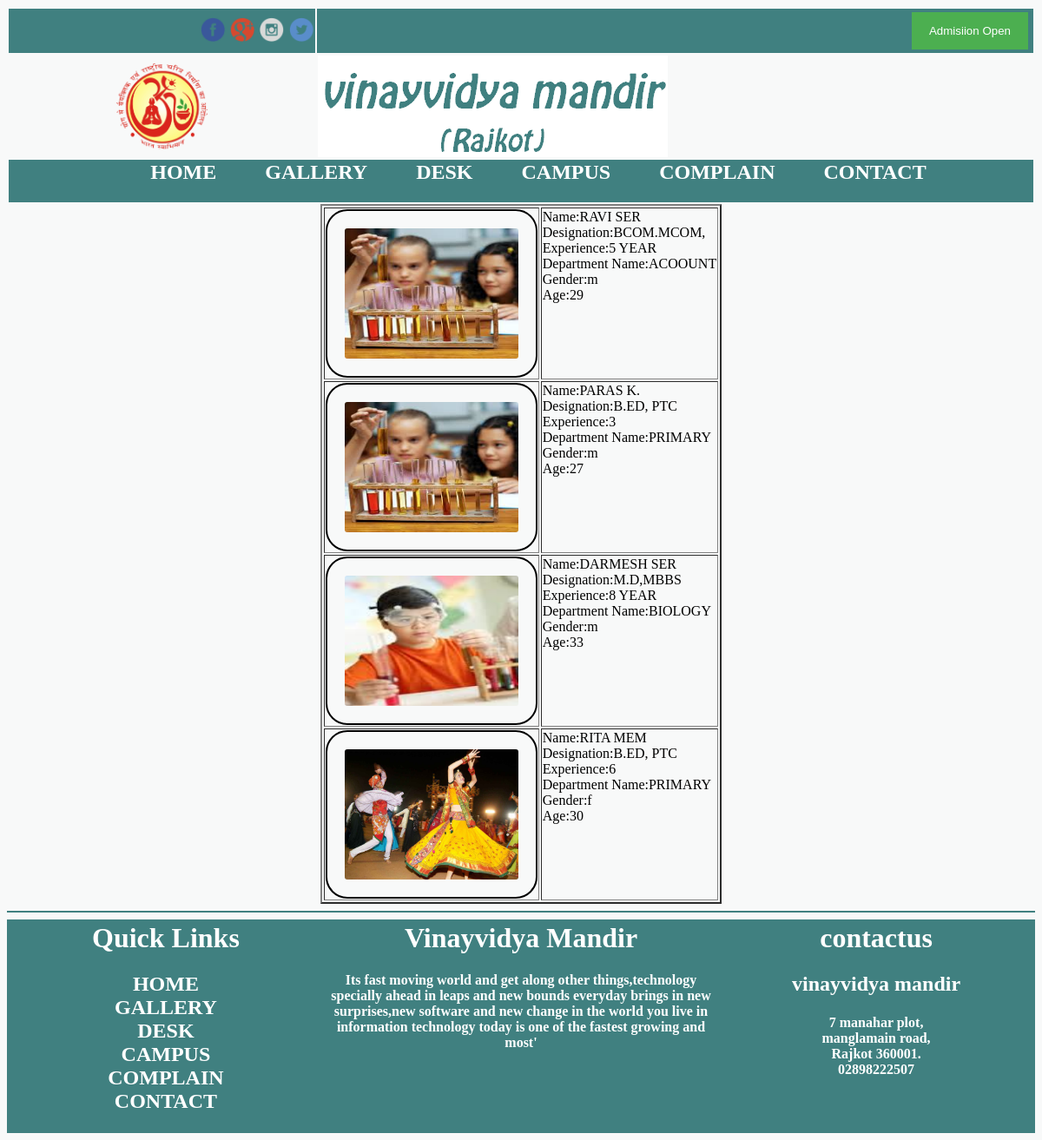
The app's page /desk.php with its own data.
### tables this page shows
CREATE TABLE IF NOT EXISTS `desk` (
  `id` int(10) NOT NULL AUTO_INCREMENT,
  `name` text NOT NULL,
  `designation` text NOT NULL,
  `experience` varchar(10) NOT NULL,
  `deptnm` text NOT NULL,
  `gender` varchar(10) NOT NULL,
  `age` varchar(10) NOT NULL,
  `img` text NOT NULL,
  PRIMARY KEY (`id`)
);

CREATE TABLE IF NOT EXISTS `thoughts` (
  `id` int(20) NOT NULL,
  `thoughts` text NOT NULL,
  PRIMARY KEY (`id`)
);

CREATE TABLE IF NOT EXISTS `contactus` (
  `id` int(50) NOT NULL AUTO_INCREMENT,
  `schoolnm` varchar(100) NOT NULL,
  `address` text NOT NULL,
  `mobileno` varchar(50) NOT NULL,
  `landline` varchar(50) NOT NULL,
  `mailid` varchar(100) NOT NULL,
  PRIMARY KEY (`id`)
);

### desk.php (the view, shortened to what this page needs)
<?php include 'header.php';
?>
<html>
<head>
	<link rel="stylesheet"" type="text/css" href="css/desk.css">
</head>
	<body>
		<table border="2"  align="center"  >
				<?php
		$qry1="select * from desk";
		$rs=mysql_query($qry1);
		while($ar1=mysql_fetch_array($rs,MYSQL_ASSOC))
		{
				echo"<tr>";
				echo "<td >";
				echo"<div>";
					echo"<image src='$ar1[img]' border='2'>";
				echo"</div>";
				echo"</td>";
				echo"<td valign='top'>";
				echo"<div>";
				echo "Name:";
				echo $ar1['name'];
				echo"<br>";
				echo "Designation:";
				echo $ar1['designation'];
				echo"<br>";
				echo "Experience:";
				echo $ar1['experience'];
				echo"<br>";
				echo "Department Name:";
				echo $ar1['deptnm'];
				echo"<br>";
				echo "Gender:";
				echo $ar1['gender'];
				echo"<br>";
				echo "Age:";
				echo $ar1['age'];
				echo"<br>";
				echo"</td>";
				echo"</tr>";
		}
			?>
		</table>
	</body>
</html>
<?php include 'footer.php';
?>

### header.php
<html>
	<head>
		<link rel="stylesheet" type="text/css" href="css\menu.css"></link>
		<link rel="stylesheet" type="text/css" href="css/admbt.css">
	</head>
	<body>
	<table  align="left" width="100%" >
		<tr bgcolor="#408080" width="100%" >
			<td align="right" width="30%"  >
				<img src="image\facebook.png" height="30" width="30">
				<img src="image\google-plus.png" height="30" width="30">
				<img src="image\instagram.png" height="30" width="30">
				<img src="image\twitter.png" height="30" width="30">
			</td>
			<td align="right" colspan="2" width="100%">
				<a href="admission.php"><button type="submit">Admisiion Open</button>
			</td>
		</tr>
		<tr>
		<td width="5%" align="center">
			<img src="image\logo.png" height="30%" width="30%">
        </td>
		<td width="95%">
				<img src="image\name.png" height="10%"></img>
		</td>
        </tr>
        <tr width="100%" bgcolor="#408080">
		<td colspan="3" align="center" >
			<div align="center">
			<ul><h2>
				<li><a href="index.php">HOME</a></li>
				<li><a href="gallery.php">GALLERY</a></li>
				<li><a href="desk.php">DESK</a></li>
				<li><a href="campus.php">CAMPUS</a></li>
				<li><a href="complain.php">COMPLAIN</a></li>
				<li><a href="contactus.php">CONTACT</a></li>
			</h2></ul>
			</div>
		</td>
		</tr>
	</table>
	</body>
</html>

### footer.php (shortened to what this page needs)
<html>
<body bgcolor="#f8f9f9">
<hr color="#408080">
	<table width="100%" height="30%" bgcolor="#408080" >
		<tr>
			<td width="20%" align="center">
				<h1><font color="white">Quick Links</font></h1><h2>
				<a href="index.php">HOME</a></li><br>
				<a href="gallery.php">GALLERY</a></li><br>
				<a href="desk.php">DESK</a></li><br>
				<a href="campus.php">CAMPUS</a></li><br>
				<a href="complain.php">COMPLAIN</a></li><br>
				<a href="contactus.php">CONTACT</a></li><br>
				</h2>
			</td>
			<td width="25%" align="center" valign="top" align="center" >
				<h1><font color="white">Vinayvidya Mandir</font></h1>
               <?php
					$qry1="select * from thoughts ";
					$rs=mysql_query($qry1);
					while($ar1=mysql_fetch_array($rs,MYSQL_ASSOC))
					{
							echo "<h4><font color='white'>";
							echo $ar1['thoughts'];
							echo"<br>";
							echo "</h4></font>";
					}
				?>
			</td>
			<td width="20%" align="center" align="center" valign="top" align="center" >
				<h1><font color="white">contactus</font></h1>
				 <?php
					$qry1="select * from contactus ";
					$rs=mysql_query($qry1);
					while($ar1=mysql_fetch_array($rs,MYSQL_ASSOC))
					{
						echo"<h2><font color='white' >$ar1[schoolnm]</font></h2>";
							echo "<h4><font color='white'>";
							$a=$ar1['address'];
							echo $a;
							$l=$ar1['landline'];
							echo $l;
							echo"<br>";
							echo "</font></h4>";
					}
				?>
			</td>
		</tr>
	</table>
</body>
</html>

### css/menu.css (style rules this page uses)
ul li { display:inline-block; position:relative; text-align:center; }
ul li a { display:box-shadow; padding:4px 25px; color:white; text-decoration:none; }
body ,font ,td,tr { font-family: Comic Sans MS; font-style: Bold; text-decoration:none; }
a { text-decoration:none; color:white; }
table,tr,td,image:hover { cursor:text }

### css/admbt.css (style rules this page uses)
button { background-color:#4CAF50; color:white; padding:14px 20px; margin:3px 5px; border:none; cursor:pointer; width:auto; }

### css/desk.css (style rules this page uses)
div img { border-radius:25px; padding:20px; width:200px; height:150px; }

### records on screen
desk: img (picture), name "RAVI SER", designation "BCOM.MCOM,", experience "5 YEAR", deptnm "ACOOUNT", gender "m", age "29"
desk: img (picture), name "PARAS K.", designation "B.ED, PTC", experience "3", deptnm "PRIMARY", gender "m", age "27"
desk: img (picture), name "DARMESH SER", designation "M.D,MBBS", experience "8 YEAR", deptnm "BIOLOGY", gender "m", age "33"
desk: img (picture), name "RITA MEM", designation "B.ED, PTC", experience "6", deptnm "PRIMARY", gender "f", age "30"
thoughts: thoughts "Its fast moving world and get along other things,technology specially ahead in leaps and new bounds everyday brings in new surprises,new software and new change in the world you live in information technology today is one of the fastest growing and most'"
contactus: schoolnm "vinayvidya mandir", address "7 manahar plot, manglamain road, Rajkot 360001.", landline "02898222507"
